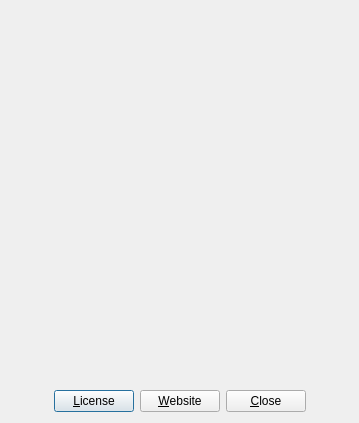
<?xml version="1.0" encoding="UTF-8"?>
<ui version="4.0">
 <class>SubsurfaceAbout</class>
 <widget class="QDialog" name="SubsurfaceAbout">
  <property name="windowModality">
   <enum>Qt::WindowModal</enum>
  </property>
  <property name="geometry">
   <rect>
    <x>0</x>
    <y>0</y>
    <width>359</width>
    <height>423</height>
   </rect>
  </property>
  <property name="sizePolicy">
   <sizepolicy hsizetype="Fixed" vsizetype="Fixed">
    <horstretch>0</horstretch>
    <verstretch>0</verstretch>
   </sizepolicy>
  </property>
  <property name="windowTitle">
   <string>About Subsurface</string>
  </property>
  <property name="windowIcon">
   <iconset resource="../subsurface.qrc">
    <normaloff>:/subsurface-icon</normaloff>:/subsurface-icon</iconset>
  </property>
  <property name="modal">
   <bool>true</bool>
  </property>
  <layout class="QVBoxLayout" name="verticalLayout" stretch="0,1,0">
   <item>
    <widget class="QLabel" name="subsurfaceIcon">
     <property name="text">
      <string/>
     </property>
     <property name="pixmap">
      <pixmap resource="../subsurface.qrc">:/subsurface-icon</pixmap>
     </property>
     <property name="alignment">
      <set>Qt::AlignCenter</set>
     </property>
    </widget>
   </item>
   <item>
    <widget class="QLabel" name="aboutLabel">
     <property name="text">
      <string/>
     </property>
     <property name="textFormat">
      <enum>Qt::RichText</enum>
     </property>
     <property name="alignment">
      <set>Qt::AlignCenter</set>
     </property>
     <property name="margin">
      <number>10</number>
     </property>
    </widget>
   </item>
   <item>
    <layout class="QHBoxLayout" name="horizontalLayout">
     <item>
      <spacer name="horizontalSpacer">
       <property name="orientation">
        <enum>Qt::Horizontal</enum>
       </property>
       <property name="sizeHint" stdset="0">
        <size>
         <width>40</width>
         <height>20</height>
        </size>
       </property>
      </spacer>
     </item>
     <item>
      <widget class="QPushButton" name="licenseButton">
       <property name="text">
        <string>&amp;License</string>
       </property>
      </widget>
     </item>
     <item>
      <widget class="QPushButton" name="websiteButton">
       <property name="text">
        <string>&amp;Website</string>
       </property>
      </widget>
     </item>
     <item>
      <widget class="QPushButton" name="closeButton">
       <property name="text">
        <string>&amp;Close</string>
       </property>
      </widget>
     </item>
     <item>
      <spacer name="horizontalSpacer_2">
       <property name="orientation">
        <enum>Qt::Horizontal</enum>
       </property>
       <property name="sizeHint" stdset="0">
        <size>
         <width>40</width>
         <height>20</height>
        </size>
       </property>
      </spacer>
     </item>
    </layout>
   </item>
  </layout>
 </widget>
 <resources>
  <include location="../subsurface.qrc"/>
 </resources>
 <connections>
  <connection>
   <sender>closeButton</sender>
   <signal>clicked()</signal>
   <receiver>SubsurfaceAbout</receiver>
   <slot>accept()</slot>
   <hints>
    <hint type="sourcelabel">
     <x>290</x>
     <y>411</y>
    </hint>
    <hint type="destinationlabel">
     <x>340</x>
     <y>409</y>
    </hint>
   </hints>
  </connection>
 </connections>
</ui>
